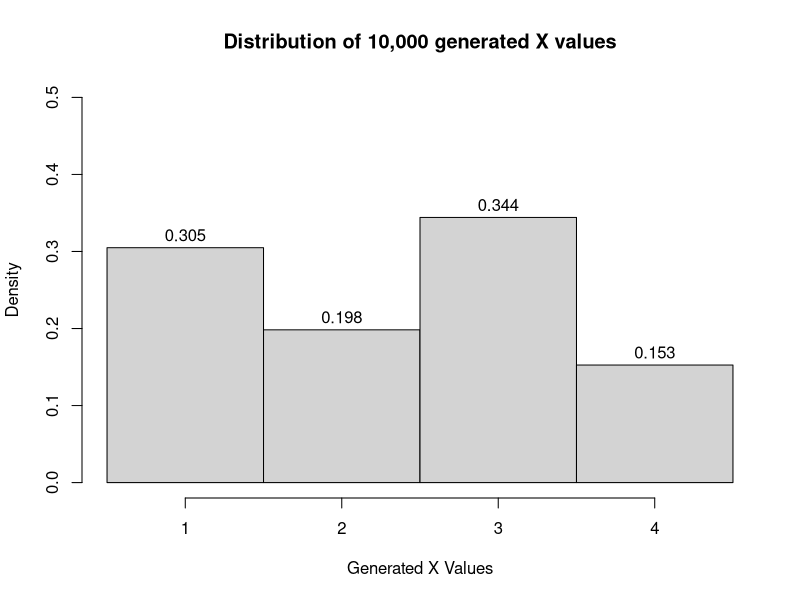
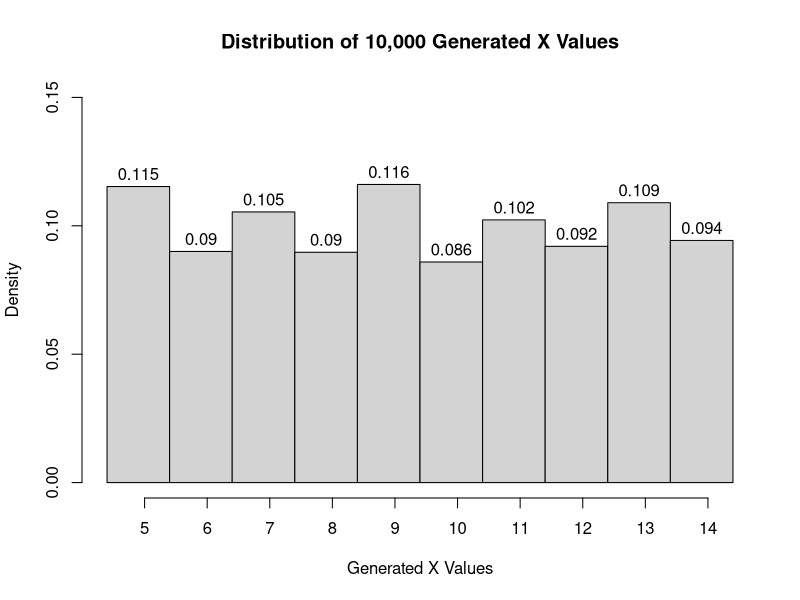
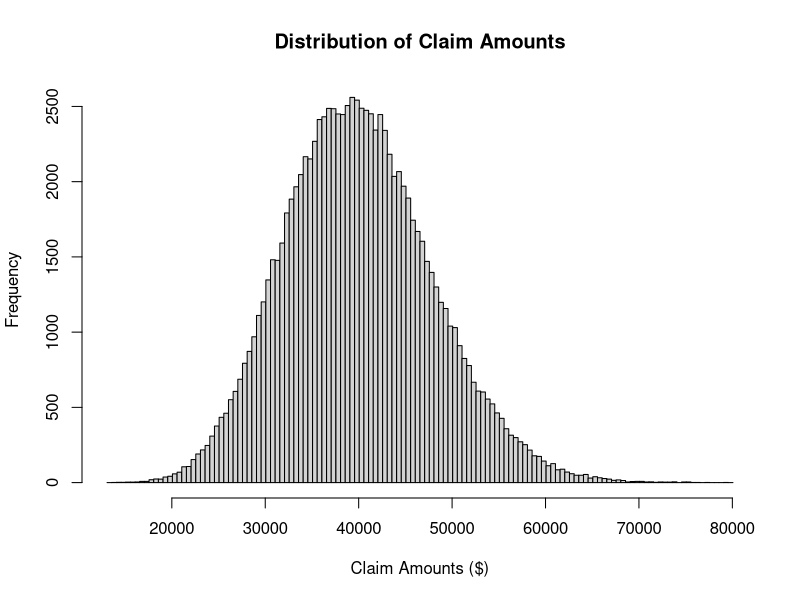

R code for these plots, in order:
## ---- chunk 1
# F inverse function
F_inv <- function(u){
  x <- rep(0, length(u))
  if(u < 0.30)
    x <- 0 + 1
  else if((u >= 0.30) && (u < 0.50))
    x <- 1 + 1
  else if((u >= 0.50) && (u < 0.85))
    x <- 2 + 1
  else if((u >= 0.85) && (u < 1))
    x <- 3 + 1
  return(x)
}
# This line is generates the x values
x <- sapply(array(runif(10^4)), FUN = F_inv)
## ---- chunk 2
hist(x,
     breaks = c(0:4), freq = FALSE,
     xlab = "Generated X Values",
     main = "Distribution of 10,000 generated X values",
     labels = TRUE,
     ylim = c(0, 0.5),
     xaxt = "n")
axis(1, at=(0:3)+.5, labels=1:4)
## ---- chunk 3
N <- 10^4
alpha <- 0.55
uniform1 <- runif(N)
uniform2 <- runif(N)
x_dist <- c(rep(0, N))
x_dist[uniform1 < 0.55] <- 2*floor(5*uniform2[uniform1 < 0.55])+5
x_dist[x_dist == 0] <- 2*floor(5*uniform2[uniform1 >= 0.55])+6
## ---- chunk 4
hist(x_dist, freq = FALSE,
     labels = TRUE, breaks = 4.9:14.9,
     xaxt = "n", xlab = "Generated X Values",
     main = "Distribution of 10,000 Generated X Values",
     ylim=c(0,.15))
axis(1, at=(5:14)+.5, labels=5:14)
## ---- chunk 5
# Set seed, set N = number of simulations
set.seed(1234)
N = 10^5
# Returns variable number claims from exponential distribution
generate_claims <- function(vector, holders = 1000, chance = 0.05, beta = 800){
  # Number of claims that will occur is binomial(holders, chance)
  num_of_claims <- rbinom(1, holders, chance)
  # Generate claim amounts from exponential distribution for each claimant
  claims <- -beta * log(runif(num_of_claims))
  # Return vector of claims
  return(claims)
}
# Initialize claims list
claims <- rep(list(rep(0,100)), N)
# Simulate N times
claims <- lapply(claims, generate_claims)
# Find the sum for each trial
distribution <- sapply(claims, sum)
## ---- chunk 6
# Plot a histogram of the results
hist(distribution,
     breaks = seq.int(min(distribution)-1000, max(distribution)+1000, 500),
     main = "Distribution of Claim Amounts",
     xlab = "Claim Amounts ($)")
## ---- chunk 7
mean(distribution>50000)
